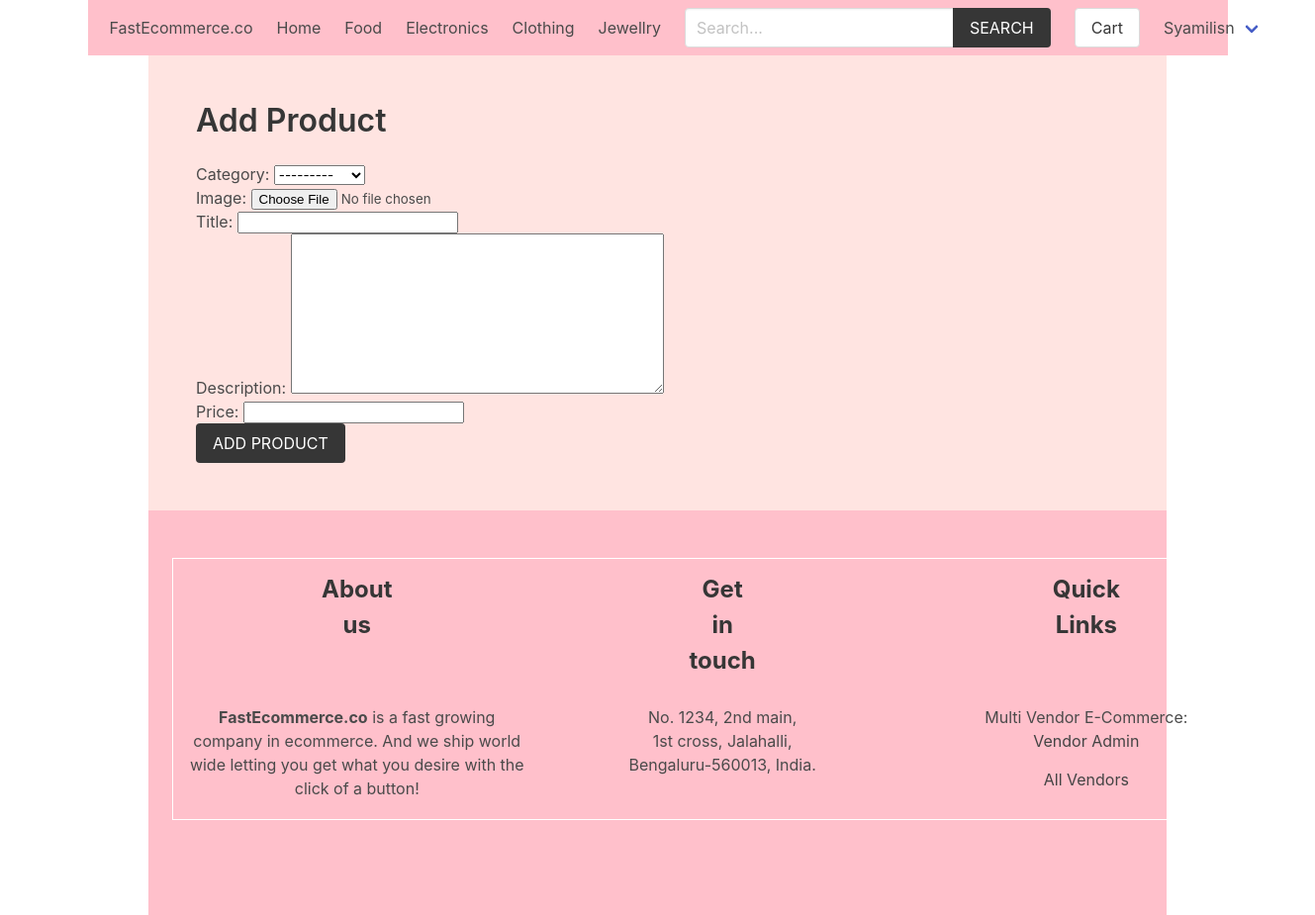
Page /vendor/add-product/ (signed in) on the committed database.
### product/models.py (models this page shows)
class Category(models.Model):
    title = models.CharField(max_length=50)
    slug = models.SlugField(max_length=55)
    ordering = models.IntegerField(default=0)
    class Meta:
        ordering = ['ordering']
    def __str__(self):
        return self.title

### vendor/models.py (models this page shows, shortened)
class Vendor(models.Model):
    name = models.CharField(max_length=255)
    created_at = models.DateTimeField(auto_now_add=True)
    created_by = models.OneToOneField(User, related_name='vendor', on_delete=models.CASCADE)
    class Meta:
        ordering = ['name']

### vendor/views.py (the view)
# urls.py: path('add-product/', views.add_product, name="add-product"),
@login_required
def add_product(request):
    if request.method == 'POST':
        form = ProductForm(request.POST, request.FILES)
        if form.is_valid():
            product = form.save(commit=False) # Because we have not given vendor yet
            product.vendor = request.user.vendor
            product.slug = slugify(product.title)
            product.save() #finally save
            return redirect('vendor:vendor-admin')
    else:
        form = ProductForm
    return render(request, 'vendor/add_product.html', {'form': form})

### cart/cart.py (called while the page is built)
    def __len__(self):
        return sum(item['quantity'] for item in self.cart.values())

### cart/context_processors.py (called while the page is built)
def cart(request):
    return {'cart': Cart(request)}

### product/context_processors.py (called while the page is built)
def menu_categories(request):
    categories = Category.objects.all()
    return {'categories': categories}

### templates/vendor/add_product.html (shortened to what this page needs)
{% extends 'core/base.html' %}
{% block content %}
    <h1 class="title">Add Product</h1>
    <form method="post" action="" enctype="multipart/form-data">
        {{ form.as_p }}
        <div class="field">
            <div class="control">
                <button class="button is-dark is-uppercase">Add Product</button>
            </div>
        </div>
    </form>
{% endblock content %}

### templates/core/base.html (shortened to what this page needs)
{% load static %}
<!DOCTYPE html>
<html lang="en">
<head>
    <link rel="stylesheet" href="https://cdn.jsdelivr.net/npm/bulma@0.9.2/css/bulma.min.css">
    <link rel="stylesheet" href="{% static 'css/main.css' %}">
</head>
<body>
    <div class="container">
        <nav class="navbar navbar-light" role="navigation" aria-label="main navigation"  style="background-color: pink;">
            <div class="navbar-brand" style="margin-left: 10px;">
                <a class="navbar-item" href="{% url 'core:home' %}">
                    FastEcommerce.co
            </a>
            </div>
            <div id="navbarBasicExample" class="navbar-menu">
                <div class="navbar-start">
                <a class="navbar-item" href="{% url 'core:home' %}">
                    Home
                </a>
                {% for category in categories %}
                    <a class="navbar-item" href="{% url 'product:category' category.slug %}">
                        {{category.title}}
                    </a>
                {% endfor %}
                </div>
                <div class="navbar-start">
                    <div class="navbar-item">
                        <form method="get" action="{% url 'product:search' %}">
                            <div class="field has-addons">
                                <div class="control">
                                    <input type="search" name="query" id="" class="input" placeholder="Search...">
                                </div>
                                <div class="control">
                                    <button class="button is-dark is-uppercase">Search</button>
                                </div>
                            </div>
                        </form>
                    </div>
                </div>
                <div class="navbar-end">
                <div class="navbar-item">
                    <a href="{% url 'cart:cart' %}" class="button is-secondary">Cart {% if cart %}({{cart|length}}){% endif %}</a>
                </div>
                {% if request.user.is_authenticated %}
                <div class="navbar-item has-dropdown is-hoverable">
                    <a class="navbar-link is-capitalized">
                    {{user.vendor.name}}
                    </a>
                </div>
                {% endif %}
                </div>
            </div>
            </nav>
    </div>
    <section class="section" style="background-color: #ffe4e1; margin-right: 150px; margin-left:150px;"">
        <div class="container">
            {% block content %}{% endblock content %}
        </div>
    </section>
    <footer class="footer" style="background-color:pink; margin-left:150px; margin-right:150px" >
        <div class="container">
            <table>
                <tr class="is-size-4 mb-4" ><th>About us</th> <th>Get in touch</th> <th>Quick Links</th></tr>
                <tr>
                    <td style = "width: 150px;"><b>FastEcommerce.co</b> is a fast growing company in ecommerce. And we ship world wide letting you get what you desire with the click of a button!</td>
                    <td>No. 1234, 2nd main, <br>1st cross, Jalahalli, <br>Bengaluru-560013, India.</td>
                    <td>Multi Vendor E-Commerce:<br>
                        {% if request.user.is_authenticated %}
                            <a href="{% url 'vendor:vendor-admin' %}">Vendor Admin</a>
                        {% else %}
                            <a href="{% url 'vendor:become-vendor' %}">Become a Vendor</a>
                        {% endif %}
                        <br>
                        <a href="{% url 'vendor:vendors' %}">All Vendors</a>
                    </td>
                </tr>
            </table>
        </div>
    </footer>
</body>
</html>

### core/static/css/main.css (style rules this page uses)
.footer a { margin-bottom: 15px; display: inline-block; color: #444; }

### templates/core/base.html (style rules this page uses)
table,th,td { margin:auto; border-collapse:collapse; padding:10pt; text-align:center; word-wrap: break-word; }
table { border:solid 1pt white; }
th { padding-left: 150px; padding-right: 150px; }

### rows in the picture
Category: title "Food"
Category: title "Electronics"
Category: title "Clothing"
Category: title "Jewellry"

### other values in the picture
{{ user.vendor.name }} "Syamilisn"
